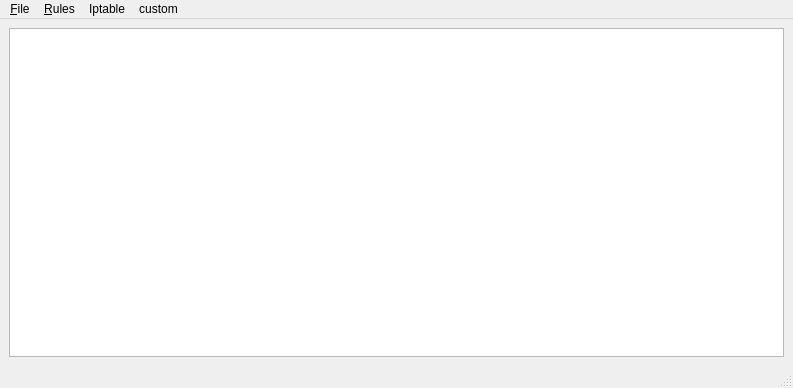
<?xml version="1.0" encoding="UTF-8"?>
<ui version="4.0">
 <class>MainWindow</class>
 <widget class="QMainWindow" name="MainWindow">
  <property name="geometry">
   <rect>
    <x>0</x>
    <y>0</y>
    <width>793</width>
    <height>388</height>
   </rect>
  </property>
  <property name="sizePolicy">
   <sizepolicy hsizetype="Preferred" vsizetype="Preferred">
    <horstretch>0</horstretch>
    <verstretch>0</verstretch>
   </sizepolicy>
  </property>
  <property name="windowTitle">
   <string>MainWindow</string>
  </property>
  <widget class="QWidget" name="centralwidget">
   <layout class="QVBoxLayout" name="verticalLayout_2">
    <item>
     <layout class="QVBoxLayout" name="verticalLayout" stretch="0">
      <property name="spacing">
       <number>0</number>
      </property>
      <property name="sizeConstraint">
       <enum>QLayout::SetNoConstraint</enum>
      </property>
      <property name="bottomMargin">
       <number>0</number>
      </property>
      <item>
       <widget class="QTableView" name="tableView">
        <property name="sizePolicy">
         <sizepolicy hsizetype="Minimum" vsizetype="Expanding">
          <horstretch>0</horstretch>
          <verstretch>0</verstretch>
         </sizepolicy>
        </property>
        <property name="layoutDirection">
         <enum>Qt::LeftToRight</enum>
        </property>
        <property name="editTriggers">
         <set>QAbstractItemView::NoEditTriggers</set>
        </property>
        <property name="showDropIndicator" stdset="0">
         <bool>false</bool>
        </property>
        <property name="alternatingRowColors">
         <bool>true</bool>
        </property>
        <property name="selectionMode">
         <enum>QAbstractItemView::SingleSelection</enum>
        </property>
        <property name="selectionBehavior">
         <enum>QAbstractItemView::SelectRows</enum>
        </property>
        <property name="textElideMode">
         <enum>Qt::ElideRight</enum>
        </property>
        <property name="sortingEnabled">
         <bool>false</bool>
        </property>
        <property name="wordWrap">
         <bool>false</bool>
        </property>
        <attribute name="horizontalHeaderStretchLastSection">
         <bool>true</bool>
        </attribute>
        <attribute name="verticalHeaderStretchLastSection">
         <bool>false</bool>
        </attribute>
       </widget>
      </item>
     </layout>
    </item>
   </layout>
  </widget>
  <widget class="QMenuBar" name="menubar">
   <property name="geometry">
    <rect>
     <x>0</x>
     <y>0</y>
     <width>793</width>
     <height>30</height>
    </rect>
   </property>
   <widget class="QMenu" name="menuFile">
    <property name="title">
     <string>&amp;File</string>
    </property>
    <addaction name="separator"/>
    <addaction name="actionExit"/>
   </widget>
   <widget class="QMenu" name="menuRules">
    <property name="title">
     <string>&amp;Rules</string>
    </property>
    <addaction name="actionDelete_selected"/>
    <addaction name="separator"/>
    <addaction name="actionShow_active_only"/>
    <addaction name="actionShow_all"/>
    <addaction name="separator"/>
   </widget>
   <widget class="QMenu" name="menuAdd">
    <property name="title">
     <string>Iptable</string>
    </property>
    <addaction name="actionAdd_New_Rules"/>
    <addaction name="actionShow_added_Iptable_rules"/>
   </widget>
   <widget class="QMenu" name="menuCustom">
    <property name="title">
     <string>custom</string>
    </property>
    <addaction name="actionSSH_filter_builder"/>
    <addaction name="actionFTP_filter_builder"/>
    <addaction name="actionDNS_filter_builder"/>
    <addaction name="actionWEB_filter_builder"/>
   </widget>
   <addaction name="menuFile"/>
   <addaction name="menuRules"/>
   <addaction name="menuAdd"/>
   <addaction name="menuCustom"/>
  </widget>
  <widget class="QStatusBar" name="statusbar"/>
  <action name="actionExit">
   <property name="text">
    <string>&amp;Exit</string>
   </property>
  </action>
  <action name="actionAbout">
   <property name="text">
    <string>&amp;About</string>
   </property>
  </action>
  <action name="actionDelete_selected">
   <property name="text">
    <string>&amp;Delete selected</string>
   </property>
  </action>
  <action name="actionShow_active_only">
   <property name="checkable">
    <bool>true</bool>
   </property>
   <property name="checked">
    <bool>false</bool>
   </property>
   <property name="text">
    <string>&amp;Show active only</string>
   </property>
  </action>
  <action name="actionShow_all">
   <property name="checkable">
    <bool>true</bool>
   </property>
   <property name="checked">
    <bool>true</bool>
   </property>
   <property name="enabled">
    <bool>false</bool>
   </property>
   <property name="text">
    <string>Show &amp;all</string>
   </property>
  </action>
  <action name="actionPreferences">
   <property name="text">
    <string>Preferences</string>
   </property>
  </action>
  <action name="actionSave">
   <property name="text">
    <string>Save all to Rulesfile</string>
   </property>
  </action>
  <action name="actionPreferences_2">
   <property name="text">
    <string>Preferences</string>
   </property>
  </action>
  <action name="actionProcess_ID">
   <property name="checkable">
    <bool>true</bool>
   </property>
   <property name="checked">
    <bool>true</bool>
   </property>
   <property name="text">
    <string>&amp;Process ID</string>
   </property>
  </action>
  <action name="actionPermission">
   <property name="checkable">
    <bool>true</bool>
   </property>
   <property name="checked">
    <bool>true</bool>
   </property>
   <property name="text">
    <string>P&amp;ermission</string>
   </property>
  </action>
  <action name="actionFull_path">
   <property name="checkable">
    <bool>true</bool>
   </property>
   <property name="checked">
    <bool>true</bool>
   </property>
   <property name="text">
    <string>&amp;Full path</string>
   </property>
  </action>
  <action name="actionIN_allowed">
   <property name="checkable">
    <bool>true</bool>
   </property>
   <property name="checked">
    <bool>true</bool>
   </property>
   <property name="text">
    <string>IN &amp;allowed</string>
   </property>
  </action>
  <action name="actionIN_denied">
   <property name="text">
    <string>IN &amp;denied</string>
   </property>
  </action>
  <action name="actionOUT_allowed">
   <property name="checkable">
    <bool>true</bool>
   </property>
   <property name="checked">
    <bool>true</bool>
   </property>
   <property name="text">
    <string>&amp;OUT allowed</string>
   </property>
  </action>
  <action name="actionOUT_denied">
   <property name="text">
    <string>O&amp;UT denied</string>
   </property>
  </action>
  <action name="actionAdd_New_Rules">
   <property name="text">
    <string>Add Iptable Rule</string>
   </property>
  </action>
  <action name="actionShow_added_Iptable_rules">
   <property name="text">
    <string>Show added Iptable rules</string>
   </property>
  </action>
  <action name="actionSSH_filter_builder">
   <property name="text">
    <string>SSH filter builder</string>
   </property>
  </action>
  <action name="actionFTP_filter_builder">
   <property name="text">
    <string>FTP filter builder</string>
   </property>
  </action>
  <action name="actionDNS_filter_builder">
   <property name="text">
    <string>DNS filter builder</string>
   </property>
  </action>
  <action name="actionWEB_filter_builder">
   <property name="text">
    <string>WEB filter builder</string>
   </property>
  </action>
 </widget>
 <tabstops>
  <tabstop>tableView</tabstop>
 </tabstops>
 <resources/>
 <connections>
  <connection>
   <sender>actionProcess_ID</sender>
   <signal>changed()</signal>
   <receiver>actionProcess_ID</receiver>
   <slot>toggle()</slot>
   <hints>
    <hint type="sourcelabel">
     <x>-1</x>
     <y>-1</y>
    </hint>
    <hint type="destinationlabel">
     <x>-1</x>
     <y>-1</y>
    </hint>
   </hints>
  </connection>
 </connections>
</ui>
